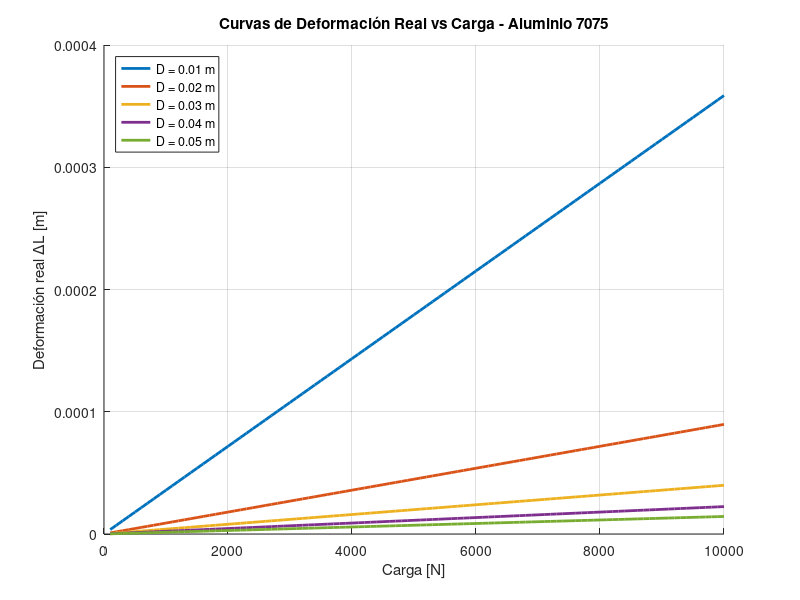

The MATLAB source for this figure:
clc; clear; close all;

% Parámetros del material y la geometría
E = 71e9;         % Módulo de Young del aluminio 7075 [Pa]
L = 0.2;          % Longitud del cilindro [m]
F = linspace(100, 10000, 100);  % Carga aplicada [N]
D = 0.01:0.01:0.05;             % Diámetros [m]

% Figura
figure; hold on; grid on;
colors = lines(length(D));

for i = 1:length(D)
    A = pi * (D(i)/2)^2;          % Área transversal
    deltaL = (F .* L) ./ (A * E); % Deformación real [m]
    plot(F, deltaL, 'LineWidth', 2, 'Color', colors(i,:), ...
        'DisplayName', sprintf('D = %.2f m', D(i)));
end

xlabel('Carga [N]');
ylabel('Deformación real \DeltaL [m]');
title('Curvas de Deformación Real vs Carga - Aluminio 7075');
legend('Location', 'northwest');
grid on;
